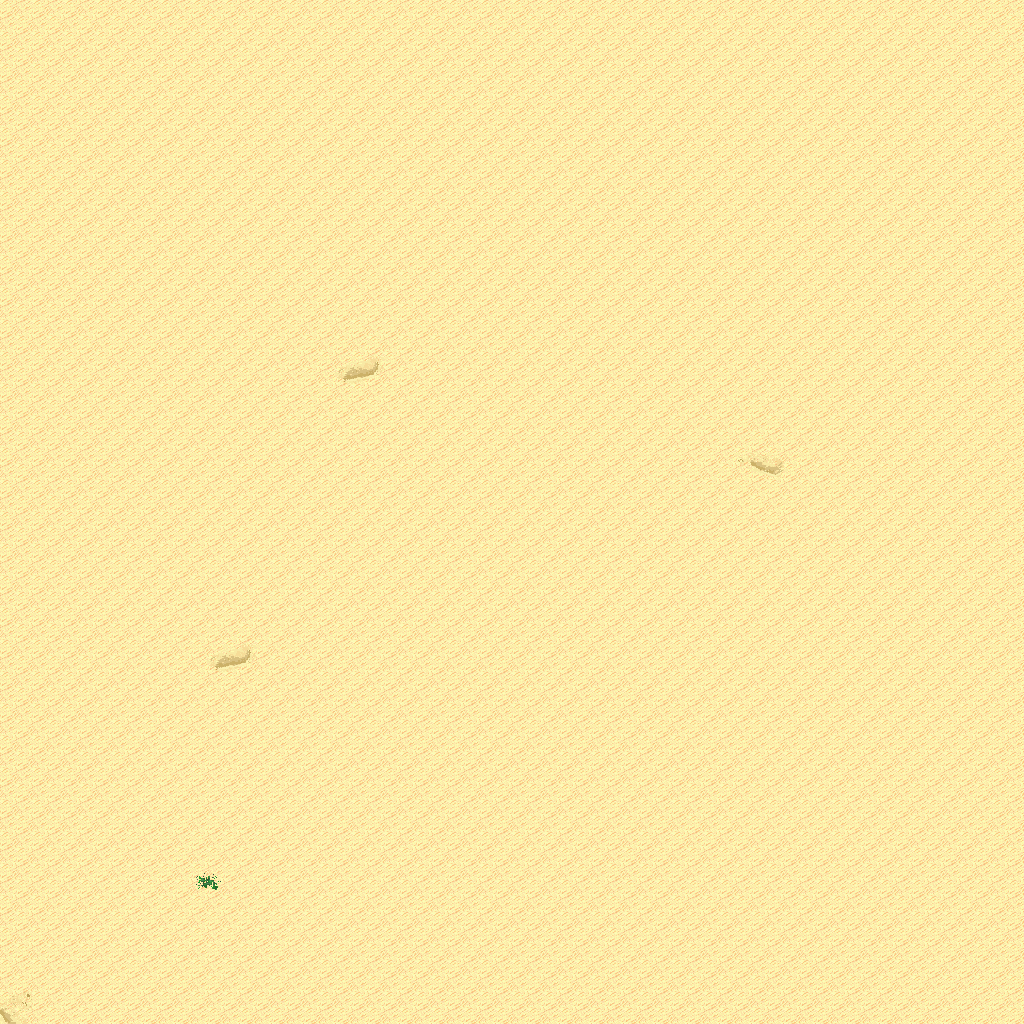

A 2D game scene composited from a Tiled map and its tileset images. What follows is a short description and the map's XML, with each tile layer's data collapsed to a summary:
An orthogonal 32x32 tile map with 32x32 px tiles, 5 tile layers (Ground, Objects, Objects2, Above, ...), 1 hidden layer not drawn, 8 tilesets.

<map version="1.10" tiledversion="1.11.0" orientation="orthogonal" renderorder="right-down" width="32" height="32" tilewidth="32" tileheight="32" infinite="0" nextlayerid="11" nextobjectid="1">
 <tileset firstgid="1" name="logic_collision" tilewidth="32" tileheight="32" tilecount="1" columns="1">
  <image source="../drawable/logic_collision.png" width="32" height="32" />
 </tileset>
 <tileset firstgid="2" name="ground_ground" tilewidth="32" tileheight="32" tilecount="33" columns="3">
  <image source="../drawable/ground_ground.png" width="96" height="352" />
 </tileset>
 <tileset firstgid="35" name="ground_ridge_earth_pale" tilewidth="32" tileheight="32" tilecount="96" columns="12">
  <image source="../drawable/ground_ridge_earth_pale.png" width="384" height="256" />
 </tileset>
 <tileset firstgid="131" name="ground_ridge_earth_dark" tilewidth="32" tileheight="32" tilecount="96" columns="12">
  <image source="../drawable/ground_ridge_earth_dark.png" width="384" height="256" />
 </tileset>
 <tileset firstgid="227" name="terrain_desert" tilewidth="32" tileheight="32" tilecount="88" columns="8">
  <image source="../drawable/terrain_desert.png" width="256" height="352" />
 </tileset>
 <tileset firstgid="315" name="plant_tree_tree_darkgreen" tilewidth="32" tileheight="32" tilecount="88" columns="8">
  <image source="../drawable/plant_tree_tree_darkgreen.png" width="256" height="352" />
 </tileset>
 <tileset firstgid="403" name="plant_cactus_2" tilewidth="32" tileheight="32" tilecount="10" columns="5">
  <image source="../drawable/plant_cactus_2.png" width="160" height="64" />
 </tileset>
 <tileset firstgid="413" name="ground_sand_2" tilewidth="32" tileheight="32" tilecount="15" columns="5">
  <image source="../drawable/ground_sand_2.png" width="160" height="96" />
 </tileset>
 <layer id="1" name="Ground" width="32" height="32">
  <data>[1024 cells, 1024 non-empty, 7 distinct tile ids]</data>
 </layer>
 <layer id="2" name="Objects" width="32" height="32">
  <data>[1024 cells, 0 non-empty, 0 distinct tile ids]</data>
 </layer>
 <layer id="3" name="Objects2" width="32" height="32">
  <data>[1024 cells, 0 non-empty, 0 distinct tile ids]</data>
 </layer>
 <layer id="4" name="Above" width="32" height="32">
  <data>[1024 cells, 0 non-empty, 0 distinct tile ids]</data>
 </layer>
 <layer id="5" name="Above2" width="32" height="32">
  <data>[1024 cells, 0 non-empty, 0 distinct tile ids]</data>
 </layer>
 <layer id="6" name="Walkable" width="32" height="32" visible="0">
  <data>[1024 cells, 0 non-empty, 0 distinct tile ids]</data>
 </layer>
 <objectgroup id="7" name="Mapevents" />
 <objectgroup id="8" name="Spawn" />
 <objectgroup id="9" name="Keys" />
 <objectgroup id="10" name="Replace" />
</map>
